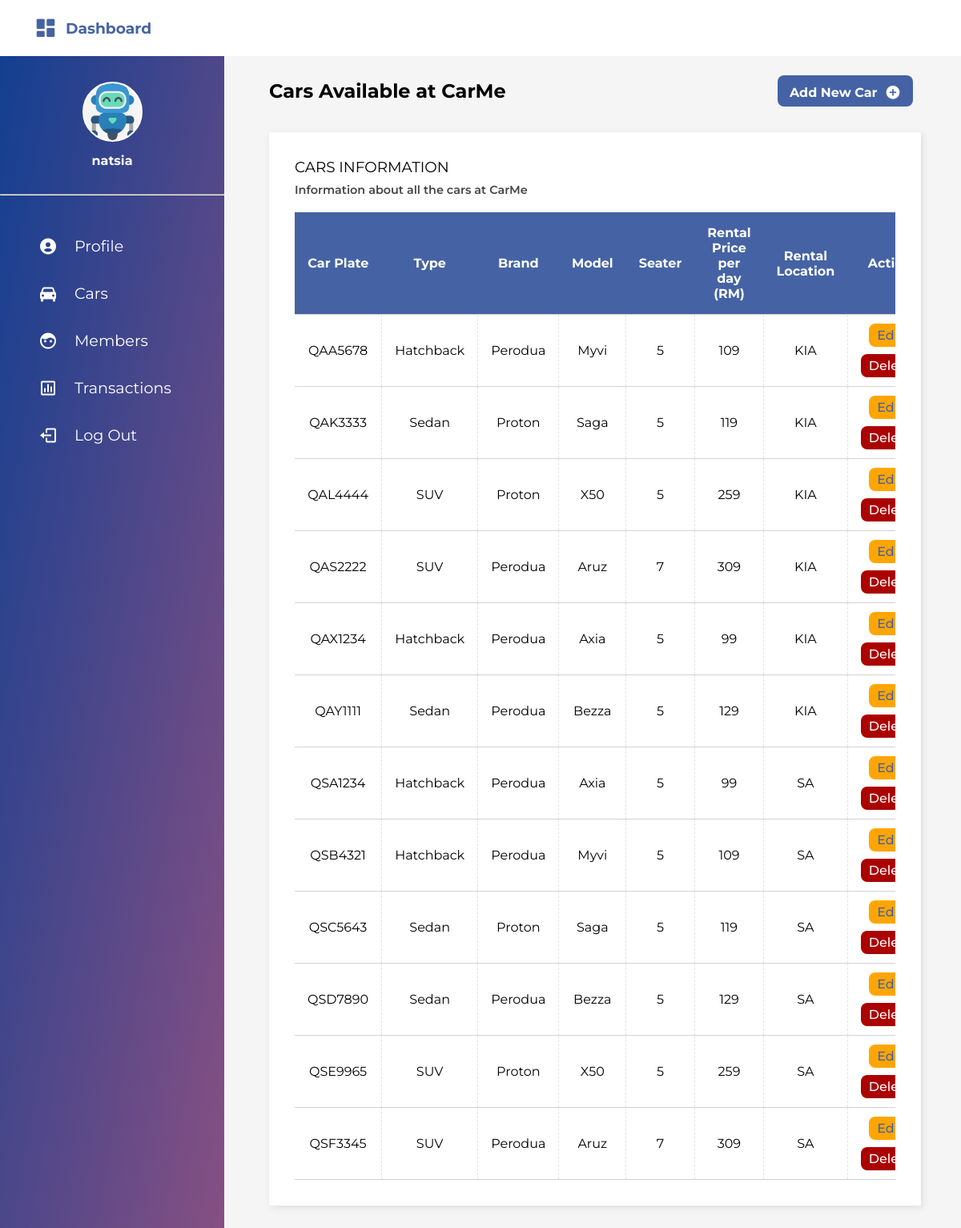
/admin_dashboard/cars.php (signed in), run on the app's committed database.
### tables this page shows
CREATE TABLE `cars` (
  `carplate` varchar(15) NOT NULL,
  `type` varchar(15) NOT NULL,
  `brand` varchar(55) NOT NULL,
  `model` varchar(55) NOT NULL,
  `seater` int(11) NOT NULL,
  `price` float NOT NULL,
  `location` varchar(250) DEFAULT NULL,
  `image` text DEFAULT NULL
);

### admin_dashboard/cars.php (the view, shortened to what this page needs)
<?php
include "../config_php/configuration.php";
if(isset($_SESSION["adminID"]) && isset($_SESSION["admin_username"]))
{
?>
<!DOCTYPE html>
<html>
    <head>
        <link rel="stylesheet" href="../css/admin_dashboard.css">
        <link rel="stylesheet" href="https://cdn.jsdelivr.net/npm/boxicons@latest/css/boxicons.min.css">
    </head>
    <body>
        <header class="header-bar">
            <h3>
                <label for="">
                    <a class="bx bxs-dashboard" id="admin_dashboard" onclick="openSideBar()"></a>
                </label>
                Dashboard
            </h3>
        </header>
        <div class="sidebar" id="sidebar">
            <div class="avatar-wrapper">
                <img src="../images/flaticon_robot.png" alt="admin avatar">
                <h4>
                    <?php
                        echo $_SESSION["admin_username"];
                    ?>
                </h4>
            </div>
            <hr>
            <div class="sidebar-menu">
                <ul>
                    <li>
                        <a href="profile.php"><span class="bx bxs-user-circle" id="profile-icon"></span>
                        <span>Profile</span></a>
                    </li>
                    <li>
                        <a href="cars.php"><span class="bx bxs-car" id="cars-icon"></span>
                        <span>Cars</span></a>
                    </li>
                    <li>
                        <a href="members.php"><span class="bx bxs-face" id="members-icon"></span>
                        <span>Members</span></a>
                    </li>
                    <li>
                        <a href="transactions.php"><span class='bx bx-bar-chart-square' id="transactions-icon"></span>
                        <span>Transactions</span></a>
                    </li>
                    <li>
                        <a href="admin_logout.php"><span class='bx bx-log-out' id="logout-icon"></span>
                        <span>Log Out</span></a>
                    </li>
                </ul>
            </div>
        </div>
        <div class="main-content">
            <div class="allCars">
                <div class="page-header-car">
                    <h2>Cars Available at CarMe</h2>
                    <div class="add-car-button" id="add-car-button">
                        <a href="add_cars.php" class="add-car" id="add-car"><button>Add New Car <i class='bx bxs-plus-circle' id="addIcon"></i></button></a>
                    </div>
                </div>
                <div class="grid">
                    <div class="car-info">
                        <div class="grid-content">
                            <div class="grid-head">
                                <span>Cars Information</span>
                                <br>
                                <p>Information about all the cars at CarMe</p>
                            </div>
                            <br>
                            <div class="grid-body-cars">
                                <table>
                                    <thead>
                                        <tr>
                                            <th>Car Plate</th>
                                            <th>Type</th>
                                            <th>Brand</th>
                                            <th>Model</th>
                                            <th>Seater</th>
                                            <th>Rental Price per day (RM)</th>
                                            <th>Rental Location</th>
                                            <th>Action</th>
                                        </tr>
                                    </thead>
                                    <tbody>
                                        <?php
                                            $sql = "SELECT * FROM cars";
                                            global $connection;
                                            $result = mysqli_query($connection,$sql);
                                            while($row = mysqli_fetch_array($result, MYSQLI_ASSOC))
                                            {
                                                echo"<tr>";
                                                echo "<td>".$row["carplate"]."</td>";
                                                echo "<td>".$row["type"]."</td>";
                                                echo "<td>".$row["brand"]."</td>";
                                                echo "<td>".$row["model"]."</td>";
                                                echo "<td>".$row["seater"]."</td>";
                                                echo "<td>".$row["price"]."</td>";
                                                echo "<td>".$row["location"]."</td>";
                                        ?>
                                            <td>
                                                <a href="edit_cars.php?key_id=<?php echo $row["carplate"];?>" class="edit-car-btn">Edit</a>
                                                <br>
                                                <br>
                                                <a href="delete_cars.php?key_id=<?php echo $row["carplate"];?>" class="delete-car-btn">Delete</a>
                                            </td>
                                        <?php
                                                echo "</tr>";
                                            }
                                        ?>
                                    </tbody>
                                </table>
                            </div>
                        </div>
                    </div>
                </div>
            </div>
        </div>
    </body>
</html>
<?php
}
else
{
    header("Location: ../index.php");
    exit();
}
?>

### css/admin_dashboard.css (style rules this page uses)
* { font-family:"Montserrat", Verdana , sans-serif; margin: 0; padding: 0; box-sizing: border-box; scroll-padding-top: 2rem; scroll-behavior: smooth; list-style: none; text-decoration: none; }
:root { --orange-tone: rgb(255, 165, 0); --blue-tone: rgb(69, 99, 164); --beige-tone: rgb(255, 244, 207); --red--tone: rgb(171, 2, 2); --text-color: #444; --gradient: linear-gradient(to top left, rgb(138, 80, 130),rgb(19, 63, 145)); --gradient2: linear-gradient(to top left, rgb(38, 65, 194),rgb(1, 191, 253)); }
body { background-color: whitesmoke; }
header { height: 60px; display: flex; justify-content: space-between; align-items: center; background: white; padding: 2.2rem 2rem; position: fixed; width: 100%; z-index: 4; }
header h3 { color: var(--blue-tone); display: flex; align-items: center; }
#admin_dashboard { font-size: 30px; color: var(--blue-tone); margin: 10px; rotate: 0deg; }
.sidebar { width: 280px; position: fixed; left: 0; top: 70px; height: 100%; background: var(--gradient); z-index: 3; overflow-x: hidden; }
.avatar-wrapper { margin: 2rem 0rem; text-align: center ; color: white; }
.avatar-wrapper img { width: 75px; margin-bottom: 10px; background-color: whitesmoke; border-radius: 50%; border: 2px solid white; }
.sidebar-menu { margin: 3rem 2rem; }
.sidebar-menu ul { margin-bottom: 2rem; }
.sidebar-menu li { margin-bottom: 2rem; color: white; width: 100%; }
.sidebar-menu a { display: block; padding-left: 10px; color: white; font-size: 1.2rem; padding-left: 1rem; }
.sidebar-menu a span:first-child { font-size: 1.5rem; padding-right: 1rem; transform: translateY(4px); }
.main-content { margin-left: 280px; margin-right: 15px; z-index: 2; top: 70px; position: relative; }
.profile, .allCars, .registered-members { padding: 1.5rem; min-height: calc(100vh - 70px); }
.page-header-profile, .page-header-car, .page-header-members, .page-header-trans { display: flex; justify-content: space-between; align-items: center; }
.page-header-profile h2, .page-header-car h2, .page-header-members h2, .page-header-trans h2 { margin-left: 2rem; }
.edit-profile-button button, .add-car-button button, .add-mbr-button button { background: var(--blue-tone); color: white; border-radius: 0.5rem; padding: 8px 15px; border: none; font-weight: bold; font-size: 1rem; margin-right: 21px; }
#edit, #addIcon { padding-left: 5px; font-size: 20px; transform: translateY(3px); }
.edit-car-btn, .edit-mbr-btn { background: var(--orange-tone); color: var(--blue-tone); }
.delete-car-btn { background: var(--red--tone); color: white; }
.edit-car-btn, .delete-car-btn, .edit-mbr-btn { border-radius: 0.5rem; padding: 5px 10px; font-weight: 500; }
.grid { display: block; margin: 2rem; width: 95%; }
.admin-info, .login-info, .car-info, .mbr-info, .transaction-info { background: white; padding: 2rem; box-shadow: 2px 2px 10px rgba(0, 0, 0, 0.1); border-radius: 2px; width: 100%; }
.grid-head span { text-transform: uppercase; color: black; font-size: 1.15rem; }
.grid-head p { font-size: 0.9rem; font-weight: 600; color: var(--text-color); margin-top: 8px; }
.grid-body-profile, .grid-body-cars, .grid-body-mbr, .grid-body-transaction { overflow-x: auto; }
.grid-body-profile table, .grid-body-cars table, .grid-body-mbr table, .grid-body-transaction table { width: 100%; vertical-align: middle; border-collapse: collapse; }
.grid-body-cars th, .grid-body-cars td, .grid-body-mbr th, .grid-body-mbr td, .grid-body-transaction th, .grid-body-transaction td { text-align: center; padding: 1rem 1rem; }
.grid-body-cars th, .grid-body-mbr th, .grid-body-transaction th { background-color: var(--blue-tone); color: white; border-bottom: 1px solid lightgrey; }
.grid-body-cars tr, .grid-body-mbr tr, .grid-body-transaction tr { border-bottom: 1px solid lightgrey; }
.grid-body-cars td, .grid-body-mbr td, .grid-body-transaction td { border-left: 1px dashed rgb(229, 227, 227); }
.grid-body-cars table tr:first-child td, .grid-body-mbr table tr:first-child td, .grid-body-transaction table tr:first-child td { border-top: 0; }
.grid-body-cars table tr td:first-child, .grid-body-mbr table tr td:first-child, .grid-body-transaction table tr td:first-child { border-left: 0; }
.grid-body-cars table tr:last-child td, .grid-body-mbr table tr:last-child td, .grid-body-transaction table tr tr:last-child { border-bottom: 0; }
.grid-body-cars table tr td:last-child, .grid-body-mbr table tr td:last-child, .grid-body-transaction table tr td:last-child { border-right: 0; }

### data on the page
cars: carplate "QAA5678", type "Hatchback", brand "Perodua", model "Myvi", seater "5", price "109", location "KIA"
cars: carplate "QAK3333", type "Sedan", brand "Proton", model "Saga", seater "5", price "119", location "KIA"
cars: carplate "QAL4444", type "SUV", brand "Proton", model "X50", seater "5", price "259", location "KIA"
cars: carplate "QAS2222", type "SUV", brand "Perodua", model "Aruz", seater "7", price "309", location "KIA"
cars: carplate "QAX1234", type "Hatchback", brand "Perodua", model "Axia", seater "5", price "99", location "KIA"
cars: carplate "QAY1111", type "Sedan", brand "Perodua", model "Bezza", seater "5", price "129", location "KIA"
cars: carplate "QSA1234", type "Hatchback", brand "Perodua", model "Axia", seater "5", price "99", location "SA"
cars: carplate "QSB4321", type "Hatchback", brand "Perodua", model "Myvi", seater "5", price "109", location "SA"
cars: carplate "QSC5643", type "Sedan", brand "Proton", model "Saga", seater "5", price "119", location "SA"
cars: carplate "QSD7890", type "Sedan", brand "Perodua", model "Bezza", seater "5", price "129", location "SA"
cars: carplate "QSE9965", type "SUV", brand "Proton", model "X50", seater "5", price "259", location "SA"
cars: carplate "QSF3345", type "SUV", brand "Perodua", model "Aruz", seater "7", price "309", location "SA"

### other printed values
$_SESSION["admin_username"] "natsia"
